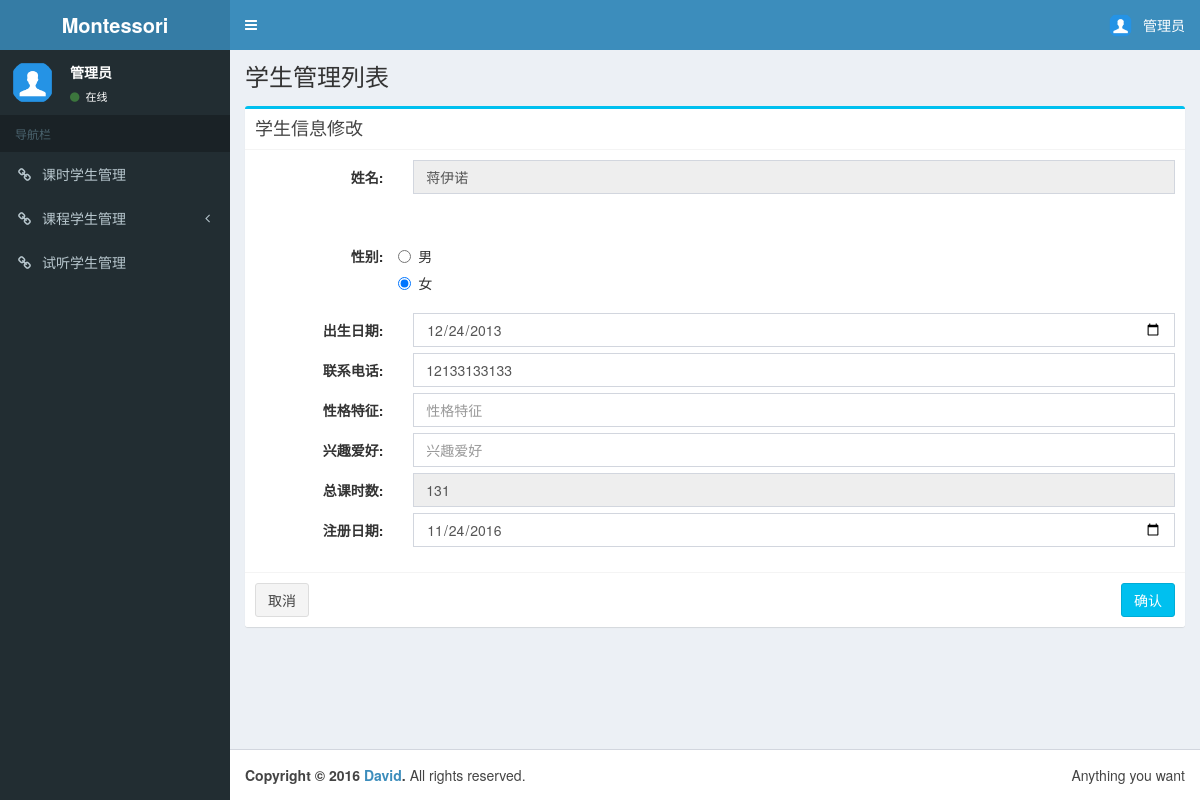
Screenshot of /hoursModification/蒋伊诺 (signed in) with the database file from the repository.
### managesystem/models.py (models this page shows, shortened)
class HoursStudent(models.Model):
    username = models.CharField(max_length=200)
    sex = models.CharField(max_length=200)
    birth_date = models.DateField()
    phone_num = models.CharField(max_length=200)
    character = models.CharField(max_length=200)
    hobbies = models.CharField(max_length=200)
    sum_hours = models.IntegerField(default=0)
    hours_already = models.IntegerField(default=0)
    hours_rest = models.IntegerField(default=0)
    register_date = models.DateField(default="2016-11-11")

### managesystem/views.py (called while the page is built, shortened)
def HoursModification(request, username):
    if request.user.is_authenticated():
        currentStudent = HoursStudent.objects.get(username=username)
        return render_to_response("modification/hoursModification.html",{"currentStudent":currentStudent})
    else:
        return HttpResponseRedirect('/')

### templates/modification/hoursModification.html (shortened to what this page needs)
{% load staticfiles %}
<!DOCTYPE html>
<html xmlns="http://www.w3.org/1999/html" xmlns="http://www.w3.org/1999/html">
<head>
  <link rel="stylesheet" href="{% static "bootstrap/css/bootstrap.min.css"%}">
  <link rel="stylesheet" href="https://cdnjs.cloudflare.com/ajax/libs/font-awesome/4.5.0/css/font-awesome.min.css">
  <link rel="stylesheet" href="https://cdnjs.cloudflare.com/ajax/libs/ionicons/2.0.1/css/ionicons.min.css">
  <link rel="stylesheet" href="{% static "dist/css/AdminLTE.min.css"%}">
  <link rel="stylesheet" href="{% static "dist/css/skins/skin-blue.min.css"%}">
</head>
<body class="hold-transition skin-blue sidebar-mini">
<div class="wrapper">
  <header class="main-header">
    <a href="http://127.0.0.1:8001/homepage/" class="logo">
      <span class="logo-lg"><b>Montessori</b></span>
    </a>
    <nav class="navbar navbar-static-top" role="navigation">
      <a href="#" class="sidebar-toggle" data-toggle="offcanvas" role="button">
      </a>
      <div class="navbar-custom-menu">
        <ul class="nav navbar-nav">
          <li class="dropdown user user-menu">
            <a href="#" class="dropdown-toggle" data-toggle="dropdown">
              <img src="{% static "dist/img/user2-160x160.jpg" %}" class="user-image" alt="User Image">
              <span class="hidden-xs">管理员</span>
            </a>
          </li>
        </ul>
      </div>
    </nav>
  </header>
  <aside class="main-sidebar">
    <section class="sidebar">
      <div class="user-panel">
        <div class="pull-left image">
          <img src="{% static "dist/img/user2-160x160.jpg" %}" class="img-circle" alt="User Image">
        </div>
        <div class="pull-left info">
          <p>管理员</p>
          <a href="#"><i class="fa fa-circle text-success"></i> 在线</a>
        </div>
      </div>
      <ul class="sidebar-menu">
        <li class="header">导航栏</li>
        <li><a href="/homepage/hoursList/"><i class="fa fa-link"></i> <span>课时学生管理</span></a></li>
        <li class="treeview">
          <a href="#"><i class="fa fa-link"></i> <span>课程学生管理</span>
            <span class="pull-right-container">
              <i class="fa fa-angle-left pull-right"></i>
            </span>
          </a>
        </li>
        <li class="treeview"><a href="/homepage/tryList/"><i class="fa fa-link"></i> <span>试听学生管理</span></a></li>
      </ul>
    </section>
  </aside>
  <div class="content-wrapper">
    <section class="content-header">
      <h1>
        学生管理列表
      </h1>
    </section>
    <section class="content">
          <div class="box box-info">
            <div class="box-header with-border">
              <h3 class="box-title">学生信息修改</h3>
            </div>
            <form class="form-horizontal" action="" method="post">
              <div class="box-body">
                <div class="form-group">
                  <label for="username" class="col-sm-2 control-label">姓名:</label>
                  <div class="col-sm-10">
                    <input type="text" class="form-control" name="username" placeholder="姓名" value="{{ currentStudent.username }}" disabled>
                  </div>
                </div>
                  <label for="sex" class="col-sm-2 control-label">&nbsp;&nbsp;</label>
                  <p style="color: red">&nbsp;&nbsp;&nbsp;{{ errors }}</p>
                <div class="form-group">
                    <label for="sex" class="col-sm-2 control-label">性别:</label>
                  <div class="radio">
                    <label>
                      <input type="radio" name="sex" id="male" value="男" checked>
                      男
                    </label>
                  </div>
                    <label for="sex" class="col-sm-2 control-label">&nbsp;&nbsp;</label>
                  <div class="radio">
                    <label>
                      <input type="radio" name="sex" id="female" value="女">
                      女
                    </label>
                  </div>
                    <label for="birth_date" class="col-sm-2 control-label">出生日期:</label>
                    <div class="col-sm-10">
                        <input type="date" class="form-control" id="datepicker" name="birth_date" value="{{ currentStudent.birth_date|date:"Y-m-d"  }}">
                    </div>
                  <label for="phone_num" class="col-sm-2 control-label">联系电话:</label>
                  <div class="col-sm-10">
                    <input type="tel" class="form-control" name="phone_num" placeholder="电话" maxlength="11" value="{{ currentStudent.phone_num }}">
                  </div>
                  <label for="character" class="col-sm-2 control-label">性格特征:</label>
                  <div class="col-sm-10">
                    <input type="text" class="form-control" name="character" placeholder="性格特征" value="{{ currentStudent.character }}">
                  </div>
                  <label for="hobbies" class="col-sm-2 control-label">兴趣爱好:</label>
                  <div class="col-sm-10">
                    <input type="text" class="form-control" name="hobbies" placeholder="兴趣爱好" value="{{ currentStudent.hobbies }}">
                  </div>
                  <label for="sum_hours" class="col-sm-2 control-label">总课时数:</label>
                  <div class="col-sm-10">
                    <input type="number" class="form-control" name="sum_hours" placeholder="总课时" max="999" min="0" value="{{ currentStudent.sum_hours }}" disabled>
                  </div>
                  <label for="birth_date" class="col-sm-2 control-label">注册日期:</label>
                    <div class="col-sm-10">
                        <input type="date" class="form-control" id="datepicker" name="register_date" value="{{ currentStudent.register_date|date:"Y-m-d"  }}">
                    </div>
                </div>
              </div>
              <div class="box-footer">
                <button type="button" class="btn btn-default" onclick="cancel()">取消</button>
                <button type="submit" class="btn btn-info pull-right">确认</button>
              </div>
            </form>
          </div>
    </section>
  </div>
  <footer class="main-footer">
    <div class="pull-right hidden-xs">
      Anything you want
    </div>
    <strong>Copyright &copy; 2016 <a href="#">David</a>.</strong> All rights reserved.
  </footer>
</div>
</body>
</html>

### rows the page displays
HoursStudent: username "蒋伊诺", birth_date "12/24/2013", phone_num "12133133133", sum_hours "131", register_date "11/24/2016"
